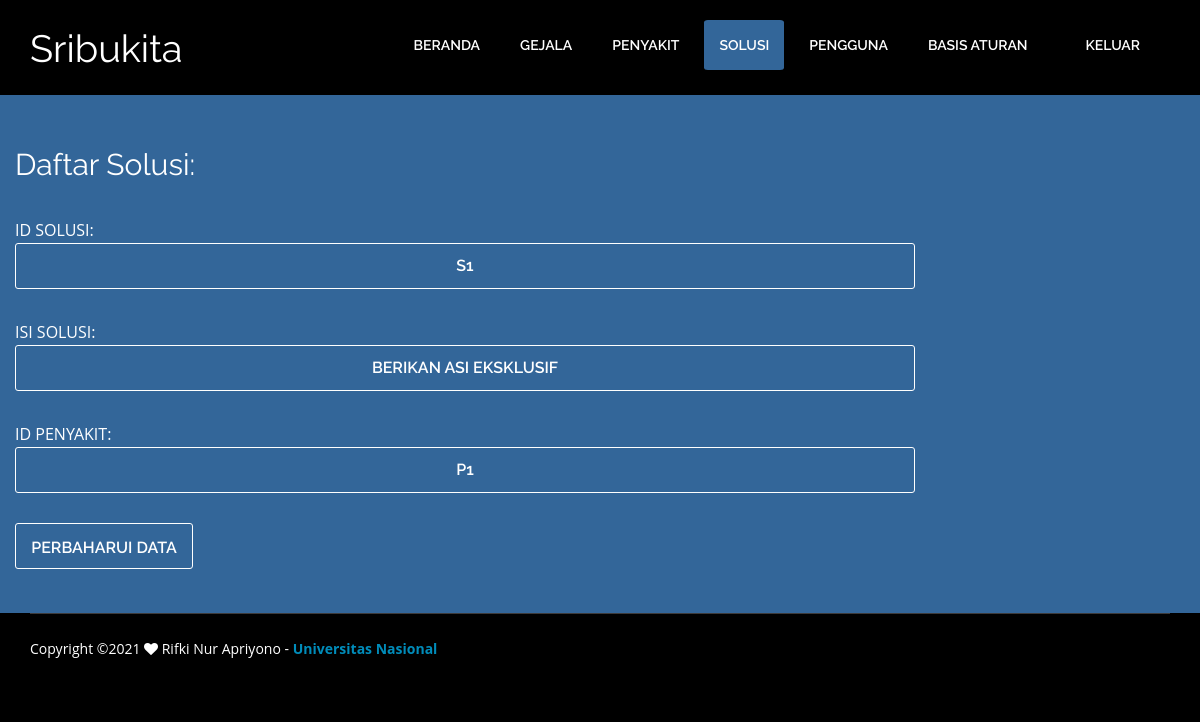
The app's page /admin/s_edit.php?id_solusi=s1 with its own data.
### tables this page shows
CREATE TABLE `daftar_solusi` (
  `id_solusi` varchar(10) DEFAULT NULL,
  `solusi` varchar(300) DEFAULT NULL,
  `id_penyakit` varchar(10) DEFAULT NULL
);

### admin/s_edit.php (the view, shortened to what this page needs)
<!doctype html>
<?php include_once '../config.php'; ?>
<html style="background:#000;">
<head>
    <link href="../css/bootstrap.min.css" rel="stylesheet" type="text/css">
    <link href="../css/style.css" rel="stylesheet" type="text/css">
    <link href="../css/font-awesome.css" rel="stylesheet" type="text/css">
    <link href="../css/animate.css" rel="stylesheet" type="text/css">
</head>
<body>
<header id="header_wrapper">
<div class="container">
<div class="header_box">
    <div class="logo">
    <h2 class="ff">Sribukita</h2></div>
<nav class="navbar navbar-inverse" role="navigation">
<div id="main-nav" class="collapse navbar-collapse navStyle">
    <ul class="nav navbar-nav" id="mainNav">
        <li><a href="index.php">Beranda</a></li>
        <li><a href="gejala.php">Gejala</a></li>
        <li><a href="penyakit.php">Penyakit</a></li>
        <li class="active"><a href="#">Solusi</a></li>
        <li><a href="pengguna.php">Pengguna</a></li>
        <li><a href="basis_aturan.php">Basis Aturan</a></li>
        <li><a href="../keluar.php">Keluar</a></li>
    </ul>
</div>
</nav>
</div>
</div>
</header>
<section id="beranda" class="top_cont_outer">
<div class="hero_wrapper">
<div class="container">
<div class="beranda">
<div class="row">
<div>
<div class="top_left_cont zoomIn wow animated">
    <h2>Daftar Solusi:</h2>
<form action="s_prosesedit.php" method="post">
    <?php
	$id = $_GET['id_solusi'];
	$data = mysqli_query($con, "select * from daftar_solusi where id_solusi='$id'");
	while($d = mysqli_fetch_array($data)){
    ?>
    <p>ID SOLUSI: &nbsp;&nbsp;&nbsp;<input type="text" name="id_solusi" class="read_more2" value="<?php echo $d['id_solusi']; ?>" readonly></p>
    <p>ISI SOLUSI: &nbsp;&nbsp;&nbsp;<input type="text" name="solusi" class="read_more2" value="<?php echo $d['solusi']; ?>" required="required"></p>
    <p>ID PENYAKIT: &nbsp;&nbsp;&nbsp;<input type="text" name="id_penyakit" class="read_more2" value="<?php echo $d['id_penyakit']; ?>" readonly></p>
    <button type="submit" class="read_more2">PERBAHARUI DATA</button>
    <?php } ?>
</form>
</div>
</div>
</div>
</div>
</div>
</div>
</section>
<footer class="footer_wrapper" id="contact_periksa">
<div class="container">
<div class="footer_bottom">
    Copyright ©<?php echo date("Y"); ?> <i class="fa fa-heart pulse"></i> Rifki Nur Apriyono - <b><a style="color: #008cba" href="https://www.unas.ac.id/" target="_blank">Universitas Nasional</a></b>
</div>
</div>
</footer>
</body>
</html>

### css/style.css (style rules this page uses)
ul { list-style: none; }
a, a:hover, a:active { outline: 0px !important; }
button, button:hover, button:active { outline: 0px !important; }
input, input:hover, input:active { outline: 0px !important; }
body { font-family: 'Open Sans', sans-serif; font-size: 14px; font-weight: normal; color: #fff; margin: 0; }
h2 { font-size: 38px; color: #000000; font-family: 'Raleway', sans-serif; font-weight: normal; margin: 0px 0 25px 0; text-align: center; }
p { line-height: 24px; margin: 0; }
#header_wrapper { background: #000; padding: 20px 0px 0px 0px; }
.header_box { position: relative; }
.logo { float: left; margin-top: 8px; position: relative; z-index: 2; }
.navbar-inverse { background-color: transparent; border-color: transparent; }
.navbar { border: 0px solid #fff; min-height: 40px; margin-bottom: 0px; }
.navbar-inverse .navbar-nav > li > a { color: #FFF; }
.navStyle { float: right; }
.navStyle ul { list-style: none; padding: 0px; }
.navStyle ul li { display: inline-block; margin: 0 5px; }
.navStyle ul li:first-child { ; }
.navStyle ul li:last-child { margin: 0 0 0 23px; }
.navStyle ul li a { display: block; font-size: 14px; color: #000000; font-family: 'Raleway', sans-serif; text-decoration: none; text-transform: uppercase; font-weight: 600; transition: all 0.2s ease-in-out; -moz-transition: all 0.2s ease-in-out; -webkit-transition: all 0.2s ease-in-out; }
.navbar-inverse .navbar-nav > .active > a, .navbar-inverse .navbar-nav > .active > a:hover, .navbar-inverse .navbar-nav > .active > a:focus { color: #fff; background-color: #336699; border-radius:5%; }
.top_cont_outer { background: #336699; position: relative; }
.beranda { position: relative; }
.beranda p { text-align:justify; }
.top_left_cont { padding: 44px 0; }
.top_left_cont h2 { font-size: 30px; color: #FFF; line-height: 52px; margin: 0 0 26px 0; font-family: 'Raleway', sans-serif; text-align: justify; }
.top_left_cont p { font-size: 16px; color: #fff; margin: 0 0 30px 0; line-height: 26px; }
button.read_more2 { font-family: 'Raleway', sans-serif; display: block; font-size: 16px; width: 178px; height: 46px; line-height: 46px; border-radius: 3px; text-align: center; text-transform: uppercase; font-weight: 600; transition: all 0.2s ease-in-out; -moz-transition: all 0.2s ease-in-out; -webkit-transition: all 0.2s ease-in-out; background: transparent; color: #fff; border: 1px solid #fff; }
input.read_more2 { font-family: 'Raleway', sans-serif; display: block; font-size: 16px; width: 900px; height: 46px; line-height: 46px; border-radius: 3px; text-align: center; text-transform: uppercase; font-weight: 600; transition: all 0.2s ease-in-out; -moz-transition: all 0.2s ease-in-out; -webkit-transition: all 0.2s ease-in-out; background: transparent; color: #fff; border: 1px solid #fff; }
.footer_wrapper { background: #000000; }
.footer_bottom { border-top: 1px solid #3C3A3A; padding: 25px 0; }
#contact_periksa { padding: 0px 0 10px; }

### admin/s_edit.php (style rules this page uses)
.ff { color: #fff; }

### records on screen
daftar_solusi: id_solusi "s1", solusi "Berikan asi eksklusif", id_penyakit "p1"
